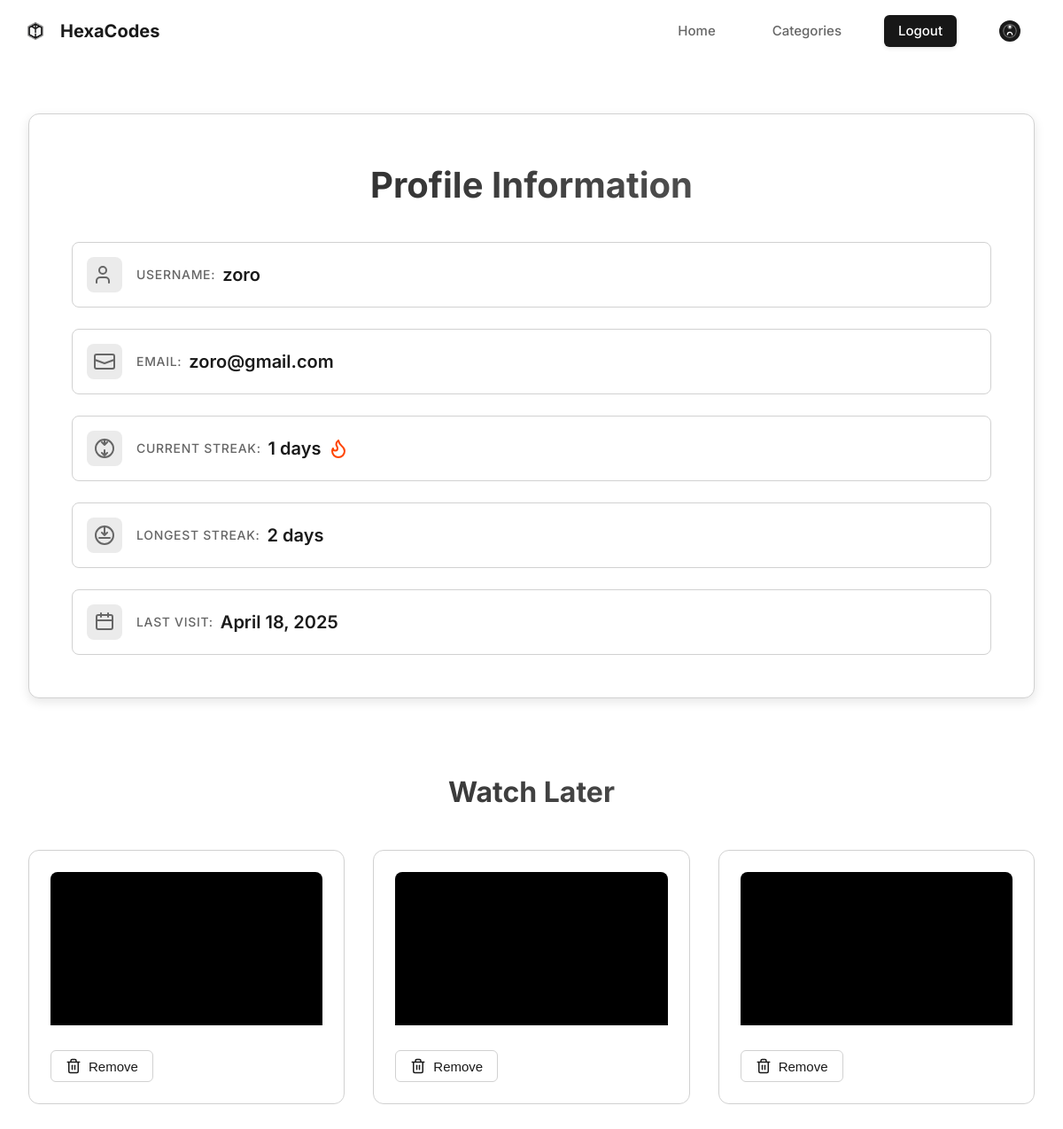
/profile/ (signed in), run on the app's committed database.
### accounts/models.py (models this page shows, shortened)
class UserRegistrations(models.Model):
    username = models.CharField(max_length=150, unique=True,)
    email = models.EmailField(unique=True)
    password = models.CharField(max_length=128)

class UserStreak(models.Model):
    user = models.OneToOneField(UserRegistrations, on_delete=models.CASCADE)
    streak_count = models.IntegerField(default=0)
    last_visit = models.DateTimeField(null=True, blank=True)
    longest_streak = models.IntegerField(default=0)
    def update_streak(self):
        now = timezone.now()
        if self.last_visit:
            days_diff = (now.date() - self.last_visit.date()).days
            if days_diff == 0:
                return
            elif days_diff == 1:
                self.streak_count += 1
            elif days_diff > 1:
                self.streak_count = 1
            self.longest_streak = max(self.longest_streak, self.streak_count)
        else:
            self.streak_count = 1
        self.last_visit = now
        self.save()

### yt_learning/models.py (models this page shows, shortened)
class save_watch_later(models.Model):
    video = models.ForeignKey(Videos, on_delete=models.CASCADE)
    user = models.ForeignKey(UserRegistrations, on_delete=models.CASCADE)
    date = models.DateTimeField(auto_now_add=True)

class Videos(models.Model):
    title = models.CharField(max_length=100)
    bhashalu = models.ForeignKey(Bashalu, on_delete=models.CASCADE,null=True)
    yt_video_url = models.URLField(null = True)
    description = models.TextField()
    category = models.ForeignKey(Category, on_delete=models.CASCADE,null=True)
    embed_code = models.TextField()

### accounts/views.py (the view, shortened to what this page needs)
# urls.py: path('profile/', views.Profile_View, name='profile'),
def Profile_View(request):
    custom_user_id = request.session.get('user_id')
    if custom_user_id:
        user = get_object_or_404(UserRegistrations, id=custom_user_id)
    else:
        return render(request, 'accounts/profile.html', {'error': 'Please log in to view your profile'})
    try:
        streak = UserStreak.objects.get(user=user)
    except UserStreak.DoesNotExist:
        streak = UserStreak.objects.create(user=user)
    streak.update_streak()
    saved_videos = (
        save_watch_later.objects
        .filter(user=user)
        .select_related('video')
        .order_by('date')
    )
    context = {
        'user': user,
        'saved_videos': saved_videos,
        'current_streak': streak.streak_count,
        'longest_streak': streak.longest_streak,
        'last_visit': streak.last_visit,
    }
    return render(request, 'accounts/profile.html', context)

### templates/accounts/profile.html (shortened to what this page needs)
<!DOCTYPE html>
{% load static %}
<html lang="en">
<head>
</head>
<body>
    <header class="header">
        <nav class="nav-container">
            <a href="{% url 'categories_page' %}" class="nav-logo">
                <img src="{% static 'images/logo.png' %}" alt="HexaCodes Logo" class="logo-image">
                HexaCodes
            </a>
            <div class="nav-links">
                {% if request.session.session_data or request.session.user_id %}
                    <a href="{% url 'landing_page' %}">Home</a>
                    <a href="{% url 'categories_page' %}">Categories</a>
                    <a href="{% url 'logout' %}" class="logout-btn">Logout</a>
                    <a href="{% url 'profile' %}" title="Profile" class="nav-icon">
                    </a>
                {% else %}
                    <a href="{% url 'landing_page' %}">Home</a>
                    <a href="{% url 'categories_page' %}">Categories</a>
                    <a href="{% url 'login' %}" class="login-btn">Login</a>
                {% endif %}
            </div>
        </nav>
    </header>
    <div class="container">
        <section class="profile-section">
            <header class="profile-header">
                <h1>Profile Information</h1>
            </header>
            <div class="profile-info">
                <div class="info-item">
                    <svg class="info-icon" xmlns="http://www.w3.org/2000/svg" viewBox="0 0 24 24" fill="none" stroke="currentColor" stroke-width="2" stroke-linecap="round" stroke-linejoin="round">
                        <path d="M17 21v-2a4 4 0 0 0-4-4H7a4 4 0 0 0-4 4v2"/>
                        <circle cx="10" cy="7" r="4"/>
                    </svg>
                    <div class="info-content">
                        <span class="info-label">Username: </span>
                        <span class="info-value">{{ user.username|default:"N/A" }}</span>
                    </div>
                </div>
                <div class="info-item">
                    <svg class="info-icon" xmlns="http://www.w3.org/2000/svg" viewBox="0 0 24 24" fill="none" stroke="currentColor" stroke-width="2" stroke-linecap="round" stroke-linejoin="round">
                        <path d="M21 4H3a2 2 0 0 0-2 2v12a2 2 0 0 0 2 2h18a2 2 0 0 0 2-2V6a2 2 0 0 0-2-2z"/>
                        <polyline points="1,10 12,14 23,10"/>
                    </svg>
                    <div class="info-content">
                        <span class="info-label">Email: </span>
                        <span class="info-value">{{ user.email|default:"N/A" }}</span>
                    </div>
                </div>
                <div class="info-item">
                    <svg class="info-icon" xmlns="http://www.w3.org/2000/svg" viewBox="0 0 24 24" fill="none" stroke="currentColor" stroke-width="2" stroke-linecap="round" stroke-linejoin="round">
                        <path d="M12 2v6l3-3m-3 3l-3-3m3 9v6m-3-3l3 3m3-3l-3 3"/>
                        <circle cx="12" cy="12" r="10"/>
                    </svg>
                    <div class="info-content">
                        <span class="info-label">Current Streak: </span>
                        <span class="info-value">{{ current_streak|default:0 }} days</span>
                    </div>
                </div>
                <div class="info-item">
                    <svg class="info-icon" xmlns="http://www.w3.org/2000/svg" viewBox="0 0 24 24" fill="none" stroke="currentColor" stroke-width="2" stroke-linecap="round" stroke-linejoin="round">
                        <path d="M12 2v10m0 0l-3-3m3 3l3-3m-9 6h12"/>
                        <circle cx="12" cy="12" r="10"/>
                    </svg>
                    <div class="info-content">
                        <span class="info-label">Longest Streak: </span>
                        <span class="info-value">{{ longest_streak|default:0 }} days</span>
                    </div>
                </div>
                <div class="info-item">
                    <svg class="info-icon" xmlns="http://www.w3.org/2000/svg" viewBox="0 0 24 24" fill="none" stroke="currentColor" stroke-width="2" stroke-linecap="round" stroke-linejoin="round">
                        <rect x="3" y="4" width="18" height="16" rx="2"/>
                        <path d="M16 2v4M8 2v4M3 10h18"/>
                    </svg>
                    <div class="info-content">
                        <span class="info-label">Last Visit: </span>
                        <span class="info-value">{{ last_visit|date:"F d, Y"|default:"Never" }}</span>
                    </div>
                </div>
            </div>
        </section>
        <section class="watch-later">
            <header class="section-header">
                <h2>Watch Later</h2>
            </header>
            <main class="video-grid-wrapper">
                <div class="video-grid">
                    {% for video in saved_videos %}
                        <article class="video-card" data-video-id="{{ video.video.id }}">
                            <div class="video-content">
                                <div class="video-embed">
                                    {{ video.video.embed_code|safe }}
                                </div>
                                <div class="controls-container">
                                    <button class="remove-button" data-video-id="{{ video.video.id }}" title="Remove from Watch Later">
                                        <span>Remove</span>
                                    </button>
                                </div>
                            </div>
                        </article>
                    {% empty %}
                        <div class="no-videos">No videos saved for later.</div>
                    {% endfor %}
                </div>
            </main>
        </section>
    </div>
</body>
</html>

### data on the page
UserRegistrations: username "zoro", email "zoro@gmail.com"
UserStreak: last_visit "April 18, 2025"

### other printed values
{{ current_streak|default:0 }} "1"
{{ longest_streak|default:0 }} "2"
